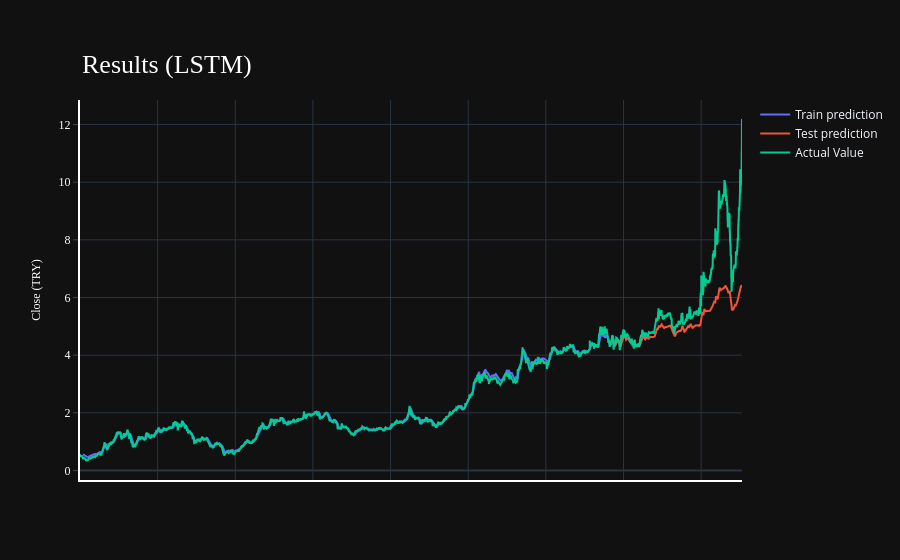

The code cell stored with this chart in its notebook:
### Code cell
import plotly.express as px
import plotly.graph_objects as go

fig = go.Figure()
fig.add_trace(go.Scatter(go.Scatter(x=result.index, y=result[0],
                    mode='lines',
                    name='Train prediction')))
fig.add_trace(go.Scatter(x=result.index, y=result[1],
                    mode='lines',
                    name='Test prediction'))
fig.add_trace(go.Scatter(go.Scatter(x=result.index, y=result[2],
                    mode='lines',
                    name='Actual Value')))
fig.update_layout(
    xaxis=dict(
        showline=True,
        showgrid=True,
        showticklabels=False,
        linecolor='white',
        linewidth=2
    ),
    yaxis=dict(
        title_text='Close (TRY)',
        titlefont=dict(
            family='Rockwell',
            size=12,
            color='white',
        ),
        showline=True,
        showgrid=True,
        showticklabels=True,
        linecolor='white',
        linewidth=2,
        ticks='outside',
        tickfont=dict(
            family='Rockwell',
            size=12,
            color='white',
        ),
    ),
    showlegend=True,
    template = 'plotly_dark'

)



annotations = []
annotations.append(dict(xref='paper', yref='paper', x=0.0, y=1.05,
                              xanchor='left', yanchor='bottom',
                              text='Results (LSTM)',
                              font=dict(family='Rockwell',
                                        size=26,
                                        color='white'),
                              showarrow=False))
fig.update_layout(annotations=annotations)

fig.show()

### Figure 1 — Plotly figure (JSON) as saved in the notebook; plotly's stock layout.template omitted (floating-point values rounded to 4 significant figures; data arrays with more than 128 entries replaced by an {"elided": "..."} marker saying what was removed)
{"data": [{"mode": "lines", "name": "Train prediction", "type": "scatter", "x": {"elided": "4264 int values"}, "y": {"elided": "4264 float values"}}, {"mode": "lines", "name": "Test prediction", "type": "scatter", "x": {"elided": "4264 int values"}, "y": {"elided": "4264 float values"}}, {"mode": "lines", "name": "Actual Value", "type": "scatter", "x": {"elided": "4264 int values"}, "y": {"elided": "4264 float values"}}], "layout": {"annotations": [{"font": {"color": "white", "family": "Rockwell", "size": 26}, "showarrow": false, "text": "Results (LSTM)", "x": 0, "xanchor": "left", "xref": "paper", "y": 1.05, "yanchor": "bottom", "yref": "paper"}], "showlegend": true, "xaxis": {"linecolor": "white", "linewidth": 2, "showgrid": true, "showline": true, "showticklabels": false}, "yaxis": {"linecolor": "white", "linewidth": 2, "showgrid": true, "showline": true, "showticklabels": true, "tickfont": {"color": "white", "family": "Rockwell", "size": 12}, "ticks": "outside", "title": {"font": {"color": "white", "family": "Rockwell", "size": 12}, "text": "Close (TRY)"}}}}
